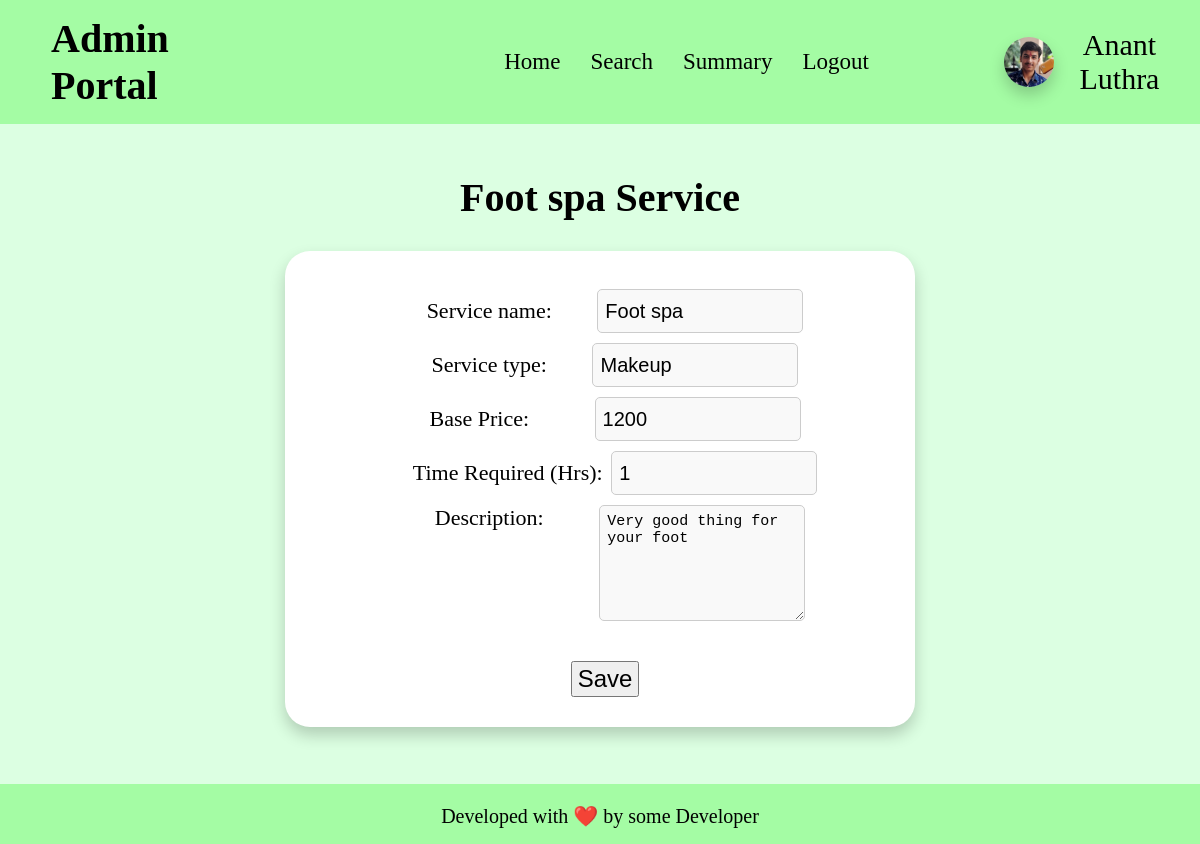
Page /admin_home/edit_service/2 on the committed database.
### app.py (models this page shows)
class service(db.Model):
    __tablename__ = "service"
    id = db.Column(db.Integer, primary_key=True, autoincrement=True)
    name = db.Column(db.String, nullable=False)
    base_price = db.Column(db.Integer, nullable=False)
    time_required = db.Column(db.Integer, nullable=False)
    description = db.Column(db.String, nullable=False)
    status = db.Column(db.Boolean, default = False)
    type = db.Column(db.String, nullable=False)
    professionals = db.relationship('professional', back_populates='service_type')
    service_requests = db.relationship('service_request', backref='service', cascade='all, delete-orphan')

### app.py (the view, shortened to what this page needs)
@app.route("/admin_home/edit_service/<int:id>", methods = ['GET', 'POST'])
def edit_service(id):
    if request.method == 'GET':
        ser = service.query.filter_by(id = id).first()
        if ser: # if service exists
            return render_template("edit_service.html", service = ser, admin_name = ADMIN_NAME)
        else:
            return "Invalid service id", 404
    else:
        return "This Request is not handled here.", 404

### templates/edit_service.html (shortened to what this page needs)
<!DOCTYPE html>
<html lang="en">
<head>
    <link rel="stylesheet" href="/static/css/profile-block.css">
    <link rel="stylesheet" href="/static/css/basic.css">
</head>
<body>
    <header>
        <h1>Admin Portal</h1>
        <ul>
            <li><a href="/admin_home">Home</a></li>
            <li><a href="/admin_search">Search</a></li>
            <li><a href="/admin_summary">Summary</a></li>
            <li><a href="/admin_logout">Logout</a></li>
        </ul>
        <div id="user-info">
            <img id="user-pic" src="/static/anant-pic.jpg" alt="Profile Picture">
            <div>{{admin_name}}</div>
        </div>
    </header>
    <main>
        <h1 id="logheading">{{service.name}} Service</h1>
        <div id="main">
            <form action="/admin_home/edit_service/{{service.id}}" method="POST">
                <br>
                <div class="credentials" id="service_name" style="margin-top: 10px;">
                    Service name: <input style="margin-left: 40px; width: 190px; height: 28px; font-size: 20px;" class="input-box"
                        size="x-large" type="text" name="name" value="{{service.name}}" required>
                </div>
                <div class="credentials" id="service_type" style="margin-top: 10px;">
                    Service type: <input style="margin-left: 40px; width: 190px; height: 28px; font-size: 20px;" class="input-box"
                        size="x-large" type="text" name="type" value="{{service.type}}" required>
                </div>
                <div class="credentials" id="base_price" style="margin-top: 10px;">
                    Base Price: <input style="margin-left: 60px; width: 190px; height: 28px; font-size: 20px;" class="input-box"
                        size="x-large" type="number" name="price" placeholder="0" value="{{service.base_price}}" required>
                </div>
                <div class="credentials" id="time_required" style="margin-top: 10px;">
                    Time Required (Hrs): <input class="input-box"
                        style="margin-left: 3px; width: 190px; height: 28px; font-size: 20px;" size="x-large"
                        type="number" name="time_required" placeholder="0" value="{{service.time_required}}" required>
                </div>
                <div class="credentials" style="margin-left: 10px; margin-top: 10px;">
                    Description: <textarea
                        style="font-size: 15px; margin-left: 50px; width: 190px; height: 100px; text-align: left; vertical-align: top;"
                        class="input-box" name="description" placeholder="About Service" required>{{service.description}}</textarea>
                </div>
                <div>
                    <input type="submit" value="Save"
                        style="padding: 2px 5px; margin-right: 20px; font-size: x-large;font-family:'Franklin Gothic Medium', 'Arial Narrow', Arial, sans-serif; margin-top: 30px; margin-bottom: 10px;">
                </div>
            </form>
        </div>
    </main>
    <footer>
        <p>
            Developed with ❤️ by some Developer
        </p>
    </footer>
</body>
</html>

### static/css/profile-block.css (style rules this page uses)
#user-info { margin-left: 10vw; width: 19vw; display: flex; flex-direction: row; align-items: center; justify-content: space-evenly; }
#user-info img { min-width: 50px; min-height: 50px; max-width: 55px; max-height: 55px; border-radius: 50px; box-shadow: 0 8px 16px rgba(0, 0, 0, 0.2); }
#user-info div { font-size: 30px; text-align: center; }

### static/css/basic.css (style rules this page uses)
* { padding: 0; margin: 0; }
body { background-color: rgb(220, 255, 226); align-items: center; text-align: left; }
header { align-items: center; display: flex; padding: 15px; background-color: rgb(164, 252, 164); }
ul { display: flex; list-style-type: none; padding: 0; margin: 0; }
ul li { padding-inline: 15px; }
ul li a { font-size: 23px; text-decoration: none; color: black; }

### templates/edit_service.html (style rules this page uses)
h1 { margin-right: 21vw; margin-left: 3vw; font-size: 40px; }
#main { margin: auto; text-align: center; align-items: center; justify-content: center; gap: 90px; background-color: rgb(255, 255, 255); width: 50vw; border-radius: 25px; padding-top: 10px; padding-bottom: 20px; padding-left: 30px; box-shadow: 0 8px 16px rgba(0, 0, 0, 0.2); }
#logheading { margin-bottom: 22px; font-size: 40px; margin: auto; margin-top: 50px; margin-bottom: 30px; text-align: center; }
.credentials { font-size: 22px; margin-bottom: 10px; }
.credentials input { border: 1px solid #ccc; background-color: #f9f9f9; }
.input-box, .file-upload { padding: 7px; border-radius: 5px; border: 1px solid #ccc; background-color: #f9f9f9; font-size: 17px; }
main { height: 70vh; }
footer { align-items: center; text-align: center; background-color: rgb(164, 252, 164); height: 60px; margin-top: 50px; }
footer p { margin: auto; padding-top: 20px; font-size: 20px; }

### rows in the picture
service: name "Foot spa", type "Makeup", price "1200", time_required "1", description "Very good thing for your foot"

### other values in the picture
{{ admin_name }} "Anant Luthra"
